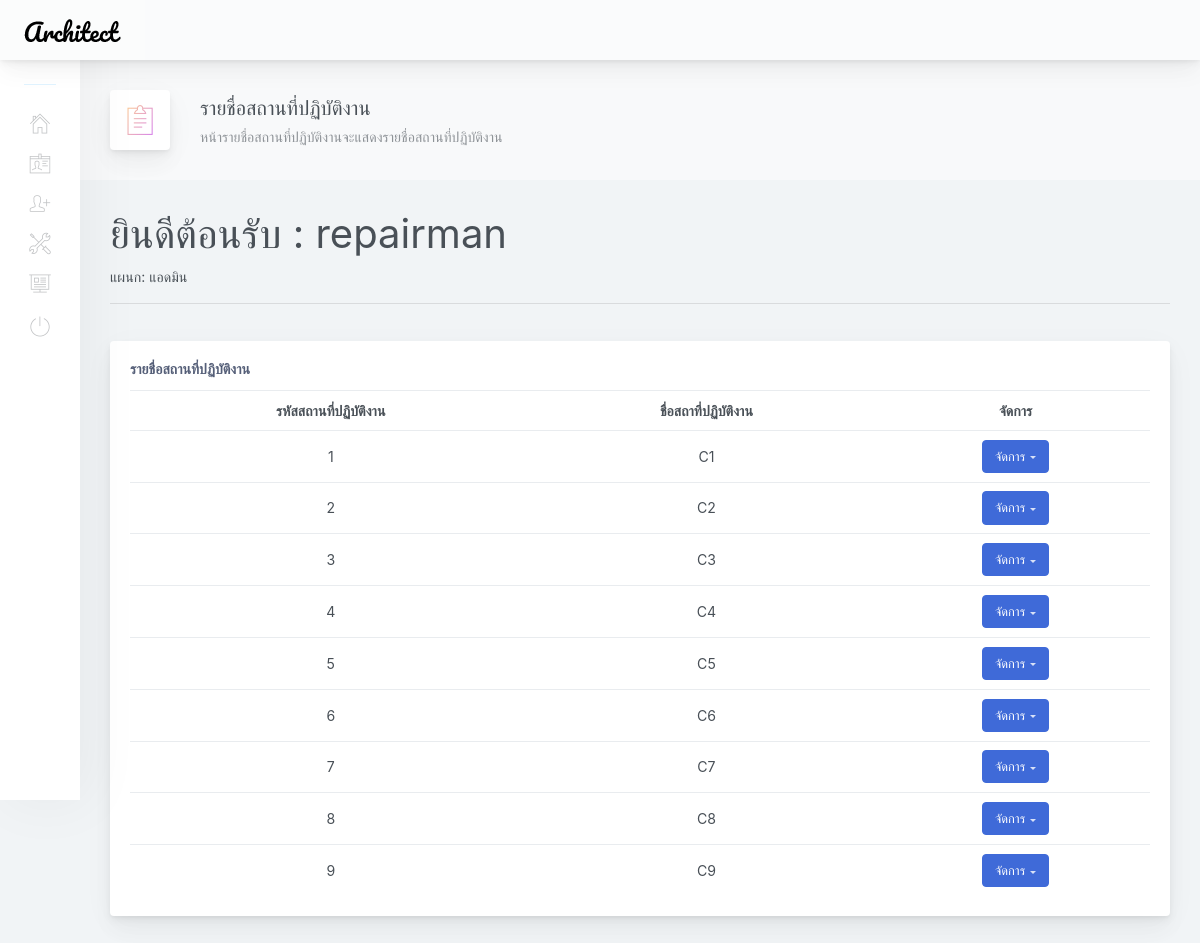
Page /admin/allroom.php (signed in) on the committed database.
### tables this page shows
CREATE TABLE `location` (
  `room_id` int(10) NOT NULL,
  `room_name` varchar(10) NOT NULL
);

### admin/allroom.php (the view, shortened to what this page needs)
<?php
require '../connect.php';
?>
<!doctype html>
<html lang="en">
<head>
    <link href="../main.css" rel="stylesheet">
</head>
<body>
    <div class="app-container app-theme-white body-tabs-shadow fixed-sidebar fixed-header">
        <div class="app-header header-shadow">
            <div class="app-header__logo">
                <div class="logo-src"></div>
            </div>
            <div class="app-header__content">
            </div>
        </div>
        <div class="app-main">
            <div class="app-sidebar sidebar-shadow">
                <div class="scrollbar-sidebar">
                    <div class="app-sidebar__inner">
                        <ul class="vertical-nav-menu">
                            <li class="app-sidebar__heading">เมนู</li>
                            <li>
                                <a href="/helpdeskproject/admin/admin.php">
                                    <i class="metismenu-icon pe-7s-home"></i>
                                </a>
                            </li>
                            <li>
                                <a href="/helpdeskproject/admin/alluser.php">
                                    <i class="metismenu-icon pe-7s-id"></i>
                                </a>
                            </li>
                            <li>
                                <a href="#">
                                    <i class="metismenu-icon pe-7s-add-user"></i>
                                </a>
                            </li>
                            <li>
                                <a href="#">
                                    <i class="metismenu-icon pe-7s-tools"></i>
                                </a>
                            </li>
                            <li>
                                <a href="#">
                                    <i class="metismenu-icon pe-7s-display2"></i>
                                </a>
                                <ul class="mm-show">
                                </ul>
                            </li>
                            <li>
                                <a href="/helpdeskproject/logout.php">
                                    <i class="metismenu-icon pe-7s-power"></i>
                                </a>
                            </li>
                        </ul>
                    </div>
                </div>
            </div>
            <div class="app-main__outer">
                <div class="app-main__inner">
                    <div class="app-page-title">
                        <div class="page-title-wrapper">
                            <div class="page-title-heading">
                                <div class="page-title-icon">
                                    <i class="pe-7s-note2 icon-gradient bg-mean-fruit">
                                    </i>
                                </div>
                                <div>รายชื่อสถานที่ปฏิบัติงาน
                                    <div class="page-title-subheading">หน้ารายชื่อสถานที่ปฏิบัติงานจะแสดงรายชื่อสถานที่ปฏิบัติงาน
                                    </div>
                                </div>
                            </div>
                        </div>
                    </div>
                    <?php echo "<h1>ยินดีต้อนรับ : " . $_SESSION['name'] . "</h1>" ?>
                    แผนก: แอดมิน
                    <hr />
                    <br />
                    <div class="main-card mb-3 card">
                        <div class="card-body">
                            <h5 class="card-title">รายชื่อสถานที่ปฏิบัติงาน</h5>
                            <?php
                            $sql = "SELECT * FROM location";
                            $result = $dbcon->query($sql);
                            if ($result->num_rows > 0) {
                                echo "<table class='mb-0 table table-hover'>";
                                echo "<tr align='center'>";
                                echo "<th>รหัสสถานที่ปฏิบัติงาน</th>";
                                echo "<th>ชื่อสถาที่ปฏิบัติงาน</th>";
                                echo "<th>จัดการ</th>";
                                echo "</tr>";
                                while ($row = $result->fetch_assoc()) {
                                    echo "<tr align='center'>";
                                    echo "<td>" . $row["room_id"] . " </td>";
                                    echo "<td>" . $row["room_name"] . "</td>";
                                    echo "<td><div class='dropdown d-inline-block'>
                            <button type='button' aria-haspopup='true' aria-expanded='false' data-toggle='dropdown' class='dropdown-toggle btn btn-primary'>จัดการ</button>
                            <div tabindex='-1' role='menu' aria-hidden='true' class='dropdown-menu'>
                        <form action='deleteroom.php' method='post'>
                            <input type='hidden' name='room_id' value='" . $row['room_id'] . "'>
                            <button type='submit' tabindex='0' class='dropdown-item' style='color:red;'>ลบสถานที่ปฏิบัติงาน</button>
                        </form>
                            </div>
                            </div>
                            </td>";
                                    echo "</tr>";
                                }
                                echo "</table>";
                            } else {
                                echo "ขณะนี้ไม่มีการแจ้งซ่อม<br />";
                            }
                            ?>
                        </div>
                    </div>
                </div>
            </div>
        </div>
</body>
</html>

### rows in the picture
location: room_id "1", room_name "C1"
location: room_id "2", room_name "C2"
location: room_id "3", room_name "C3"
location: room_id "4", room_name "C4"
location: room_id "5", room_name "C5"
location: room_id "6", room_name "C6"
location: room_id "7", room_name "C7"
location: room_id "8", room_name "C8"
location: room_id "9", room_name "C9"

### other values in the picture
$_SESSION['name'] "repairman"
